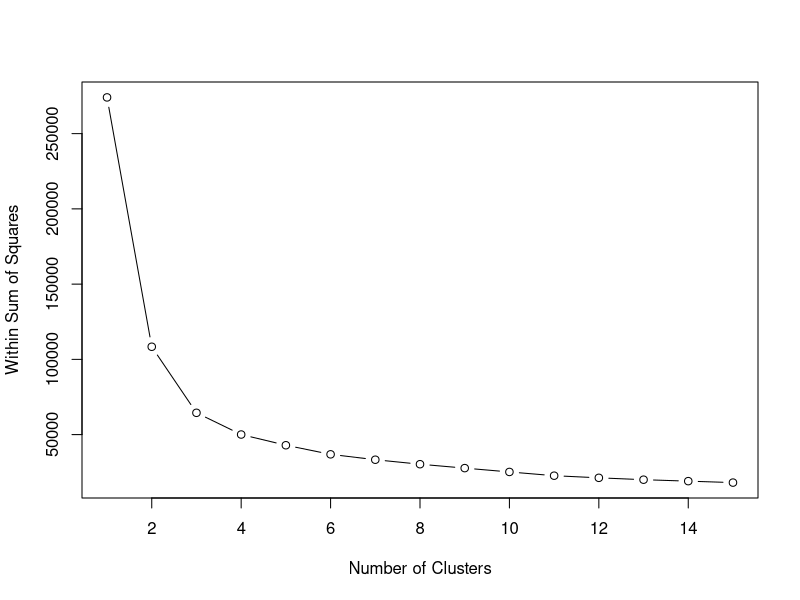

Generate this figure with R:
library(plyr)
library(ggplot2)

library(cluster)
library(lattice)
library(graphics)
library(grid)
library(gridExtra)
library(ggthemes)
grade_input = as.data.frame(read.csv('./grades_km_input.csv'))
kmdata_orig = as.matrix(grade_input[,c('Student','English','Math','Science')])
kmdata<-kmdata_orig[,2:4]
View(kmdata)
wss <- numeric(15)
for (k in 1:15) wss[k] <- sum(kmeans(kmdata,centers=k,nstart=25)$withinss)
plot(1:15,wss,type='b',xlab='Number of Clusters', ylab='Within Sum of Squares')
km=kmeans(kmdata,3,nstart=25)
km
c(wss[3],sum(km$withinss))
save.image('task1.RData')
